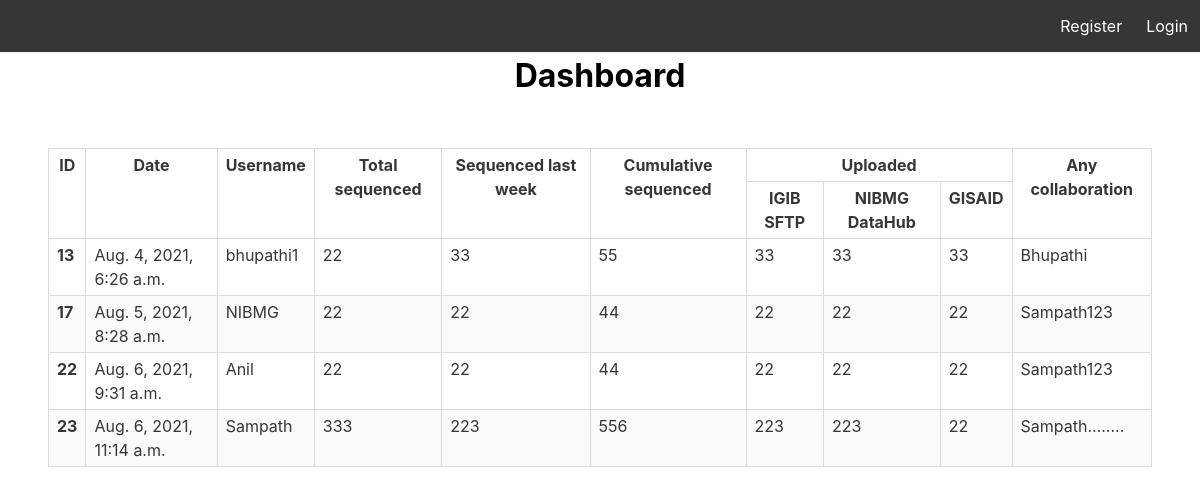
Before: / with the older database file.
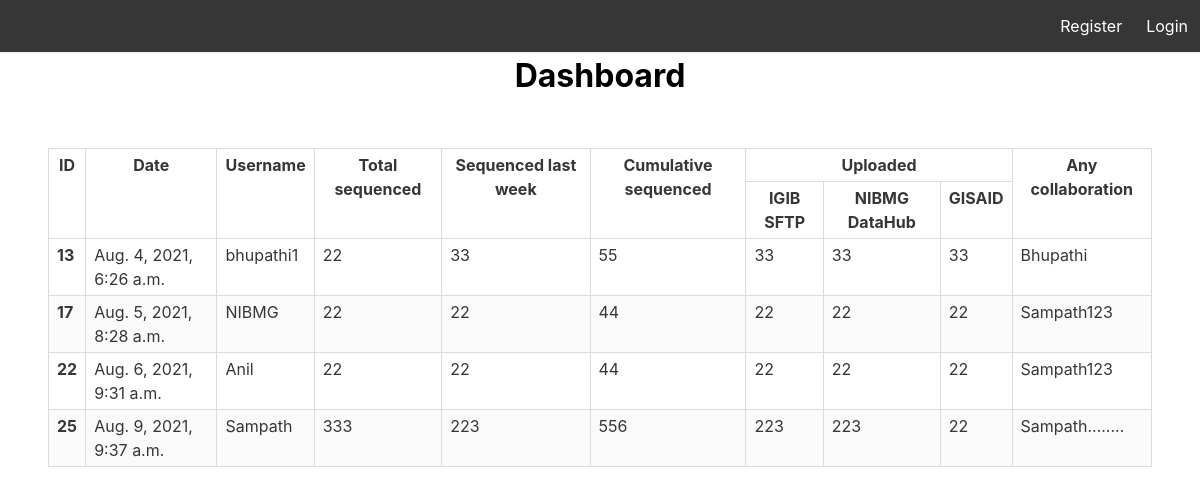
After: the same page with the newer database file.
### users/models.py (models this page shows, shortened)
class InputData(models.Model):
    data_entry                      = models.DateTimeField(verbose_name ="date joined", auto_now_add=True)
    username                        = models.ForeignKey(Account,verbose_name="username",on_delete=models.CASCADE)
    Total_sequenced                 = models.IntegerField()
    Sequenced_last_week             = models.IntegerField()
    Cumulative_sequenced            = models.IntegerField()
    Uploaded_IGIB_SFTP              = models.IntegerField()
    Uploaded_NIBMG_DataHub          = models.IntegerField()
    Uploaded_GISAID                 = models.IntegerField()
    Any_collaboration               = models.TextField(max_length=200)

class Account(AbstractBaseUser):
    email               = models.EmailField(verbose_name="email", max_length=60, unique=True)
    username            = models.CharField(max_length=30,unique=True)
    date_joined         = models.DateTimeField(verbose_name ="date joined", auto_now_add=True)
    last_login          = models.DateTimeField(verbose_name ="last login",auto_now=True)
    is_admin            = models.BooleanField(default=False)
    is_active           = models.BooleanField(default=True)
    is_staff            = models.BooleanField(default=False)
    is_superuser        = models.BooleanField(default=False)
    hide_email          = models.BooleanField(default=True)
    is_prouser          = models.BooleanField(default=False)
    objects = MyAccountManager()
    USERNAME_FIELD = 'email'
    REQUIRED_FIELDS = ['username']
    def __str__(self):
        return self.username

### users/views.py (the view)
# urls.py: path('',views.hello, name='hello'),
def hello(request):
    data = InputData.objects.filter(data_entry__in=InputData.objects.values('username').annotate(Max('data_entry')).values_list('data_entry__max'))
    return render(request, 'index.html',{'data' : data})

### templates/index.html (shortened to what this page needs)
{% load static %}
<!DOCTYPE html>
<html lang="en">
<head>
    <link rel="stylesheet" href="https://cdn.jsdelivr.net/npm/bulma@0.9.3/css/bulma.min.css" >
    <link href="{% static 'styles.css'%}" rel="stylesheet" type="text/css" media="all" />
</head>
<body>
        <nav class="navbar has-shadow is-dark">
          {% if user.is_authenticated %}
          <div class="navbar-menu" id="nav-links">
            <h2 class="is-size-3">Hello, {{user.username}}!</h2>
            <div class="navbar-end">
              <a class="navbar-item" href="Home">Home</a>
              <a class="navbar-item" href="logout">Logout</a>
              <!-- <a class="navbar-item">About us</a>
              <a class="navbar-item">About product</a> -->
            </div>
          </div>
          {% else %}
          <div class="navbar-menu" id="nav-links">
            <div class="navbar-end">
              <a class="navbar-item" href="register">Register</a>
              <a class="navbar-item" href="login">Login</a>
            </div>
          </div>
          {% endif %}
        </nav>
        <h1 class="is-size-3">Dashboard</h1>
    <section class="hero">
        <div class="hero-body">
            <div class="table-container">
                <table class="table is-bordered is-striped is-narrow is-hoverable is-fullwidth">
                  <thead id="head">
                    <tr>
                      <th rowspan="2">ID</th>
                      <th rowspan="2">Date</th>
                      <th rowspan="2">Username</th>
                      <th rowspan="2">Total sequenced</th>
                      <th rowspan="2">Sequenced last week</th>
                      <th rowspan="2">Cumulative sequenced</th>
                      <th colspan="3">Uploaded</th>
                      <th rowspan="2">Any collaboration</th>
                  </tr>
                  <tr>
                      <th>IGIB SFTP</th>
                      <th>NIBMG DataHub</th>
                      <th>GISAID</th>
                  </tr>
                </thead>
                <tbody>
                    {% for data in data %}
                    <tr>
                        <th scope="row">{{data.id}}</th>
                        <td>{{data.data_entry}}</td>
                        <td>{{data.username}}</td>
                        <td>{{data.Total_sequenced}}</td>
                        <td>{{data.Sequenced_last_week}}</td>
                        <td>{{data.Cumulative_sequenced}}</td>
                        <td>{{data.Uploaded_IGIB_SFTP}}</td>
                        <td>{{data.Uploaded_NIBMG_DataHub}}</td>
                        <td>{{data.Uploaded_GISAID}}</td>
                        <td>{{data.Any_collaboration}}</td>
                    </tr>
                    {% endfor %}
                </tbody>
                </table>
              </div>
    </div></section>
</body>
</html>

Changed rows visible on the page:
no longer on this page (row unchanged): InputData: id "23", data_entry "Aug. 6, 2021, 11:14 a.m.", username "Sampath", Total_sequenced "333", Sequenced_last_week "223", Cumulative_sequenced "556", Uploaded_IGIB_SFTP "223", Uploaded_NIBMG_DataHub "223", Uploaded_GISAID "22", Any_collaboration "Sampath........"
added InputData: id "25", data_entry "Aug. 9, 2021, 9:37 a.m.", username "Sampath", Total_sequenced "333", Sequenced_last_week "223", Cumulative_sequenced "556", Uploaded_IGIB_SFTP "223", Uploaded_NIBMG_DataHub "223", Uploaded_GISAID "22", Any_collaboration "Sampath........"
